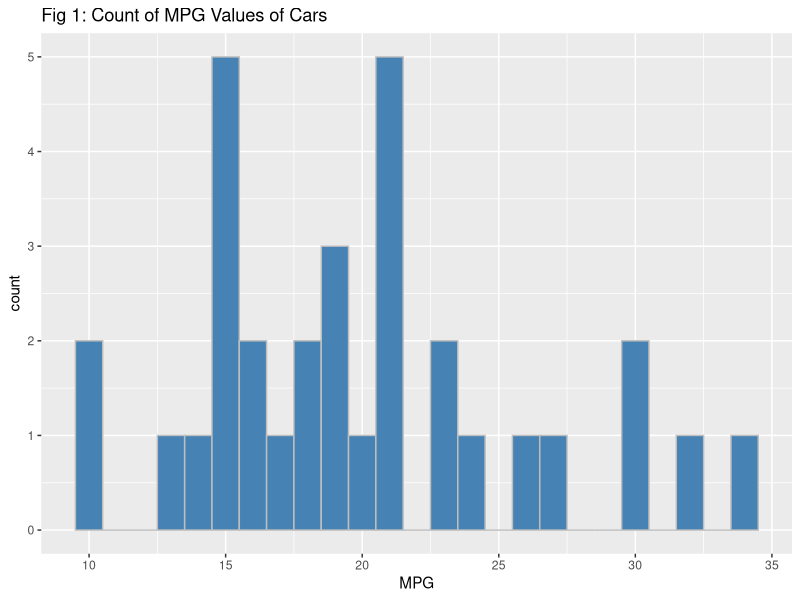
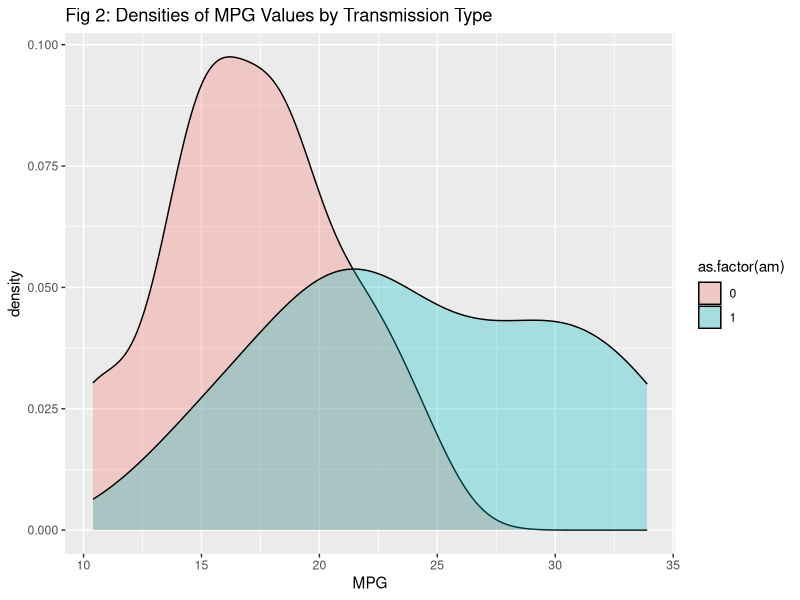
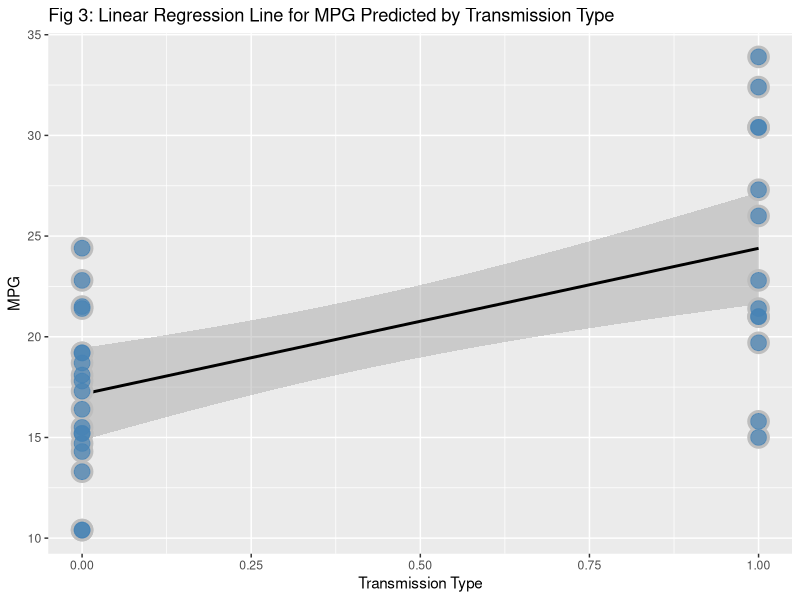
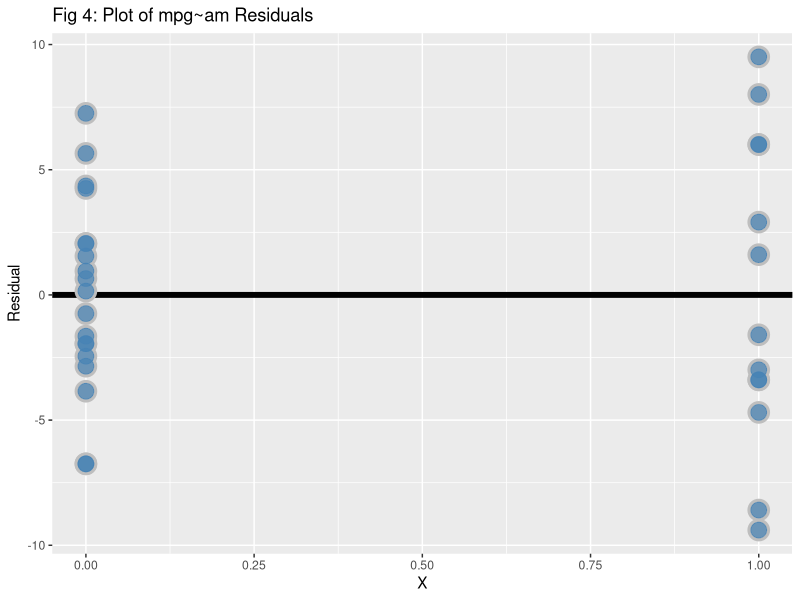
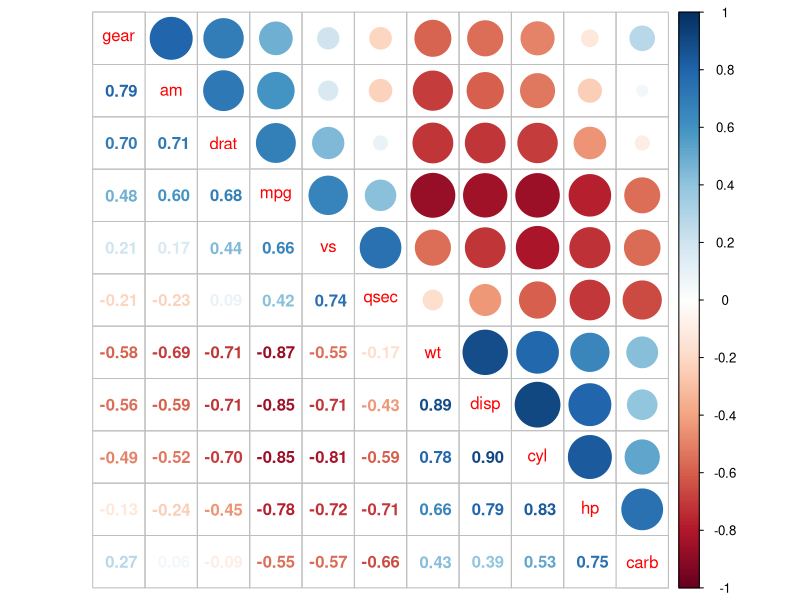

The R source for these figures, in order:
## ---- chunk 1
knitr::opts_chunk$set(fig.width=9)
options(scipen=999)
setwd("~/Documents/DataScience/Regression Models")
# ensurePkg tests whether the package is installed and, if not, installs it.
ensurePkg <- function(x) {
    if (!require(x,character.only = TRUE)) {
        install.packages(x,dep=TRUE, repos="http://cran.r-project.org")
        if(!require(x,character.only = TRUE)) stop("Package not found")
    }
}
ensurePkg('scales')
ensurePkg('corrplot')
#ensurePkg('tidyr')
ensurePkg('dplyr')
ensurePkg('ggplot2')
data("mtcars")
## ---- chunk 2
table(mtcars$am, dnn = "0=Auto, 1=Manual")
## ---- chunk 3
fit <- lm(mpg ~ am, data = mtcars)
fitSum <- summary(fit)
fitResid <- resid(fit)
fitSum$coef
## ---- chunk 4
fit2 <- lm(mpg ~ wt, data=mtcars)
fit2Sum <- summary(fit2)
fit2Sum$coef

fit3 <- lm(mpg ~ disp, data=mtcars)
fit3Sum <- summary(fit3)
fit3Sum$Coef

fit4 <- lm(mpg ~ wt + disp + hp + am, data=mtcars)
fit4Sum <- summary(fit4)
fit4Sum$coef
## ---- chunk 5
fit4 <- lm(mpg ~ wt * hp, data = mtcars)
fit4Sum <- summary(fit4)
fit4Sum$coef
## ---- chunk 6
g <- ggplot(mtcars, aes(mtcars$mpg)) + 
    geom_histogram(binwidth=1, fill="steelblue", color="grey") + 
    ggtitle("Fig 1: Count of MPG Values of Cars") + 
    xlab("MPG")
g
## ---- chunk 7
g <- ggplot(mtcars, aes(x=mpg, fill=as.factor(am))) + 
    geom_density(alpha=.3) + 
    ggtitle("Fig 2: Densities of MPG Values by Transmission Type") + 
    xlab("MPG")
g
## ---- chunk 8
g = ggplot(mtcars, aes(x = am, y = mpg)) + 
    geom_smooth(method = "lm", colour = "black") + 
    geom_point(size = 7, color = "grey") + 
    geom_point(size = 5, color = "steelblue", alpha = 0.7) + 
    ggtitle("Fig 3: Linear Regression Line for MPG Predicted by Transmission Type") + 
    xlab("Transmission Type") + 
    ylab("MPG")
g
## ---- chunk 9
g = ggplot(data.frame(x = mtcars$am, y = resid(lm(mtcars$mpg ~ mtcars$am))), 
           aes(x = x, y = y)) + 
    geom_hline(yintercept = 0, size = 2) + 
    geom_point(size = 7, color = "grey") + 
    geom_point(size = 5, color = "steelblue", alpha = 0.7) + 
    ggtitle("Fig 4: Plot of mpg~am Residuals") + 
    xlab("X") + ylab("Residual")
g
## ---- chunk 10
cor <- cor(mtcars)
corrplot.mixed(cor, order="AOE")
